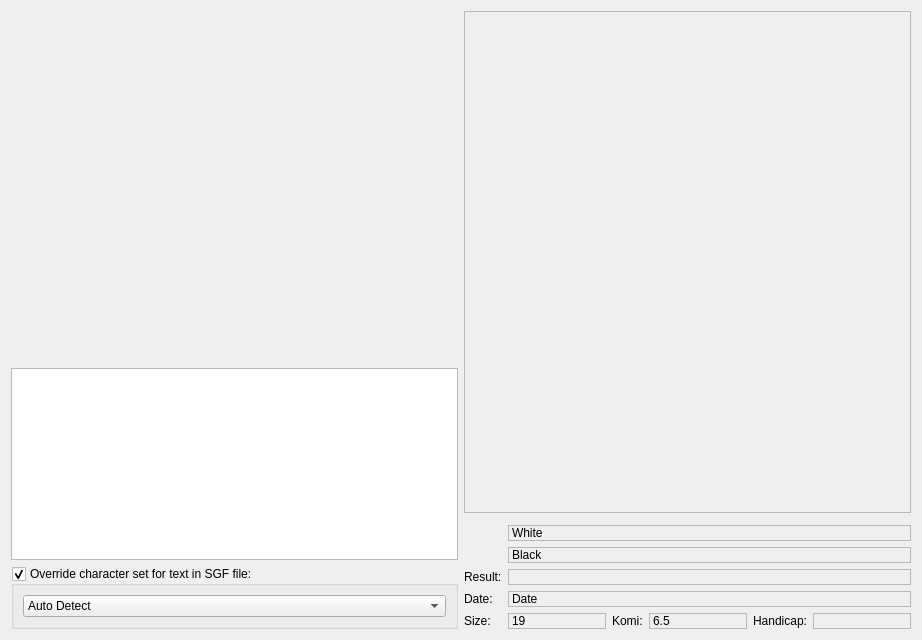
<?xml version="1.0" encoding="UTF-8"?>
<ui version="4.0">
 <class>SGFPreview</class>
 <widget class="QWidget" name="SGFPreview">
  <property name="geometry">
   <rect>
    <x>0</x>
    <y>0</y>
    <width>922</width>
    <height>640</height>
   </rect>
  </property>
  <property name="minimumSize">
   <size>
    <width>200</width>
    <height>0</height>
   </size>
  </property>
  <layout class="QGridLayout" name="gridLayout">
   <item row="3" column="1">
    <layout class="QGridLayout" name="gridLayout_2"/>
   </item>
   <item row="0" column="0" rowspan="4">
    <layout class="QVBoxLayout" name="verticalLayout" stretch="1,0,0">
     <item>
      <widget class="QWidget" name="dialogWidget" native="true"/>
     </item>
     <item>
      <widget class="QListWidget" name="archiveItemList"/>
     </item>
     <item>
      <widget class="QGroupBox" name="overwriteSGFEncoding">
       <property name="title">
        <string>Override character set for text in SGF file:</string>
       </property>
       <property name="checkable">
        <bool>true</bool>
       </property>
       <property name="checked">
        <bool>true</bool>
       </property>
       <layout class="QVBoxLayout" name="verticalLayout_2">
        <item>
         <widget class="QComboBox" name="encodingList">
          <item>
           <property name="text">
            <string>Auto Detect</string>
           </property>
          </item>
          <item>
           <property name="text">
            <string>UTF-8</string>
           </property>
          </item>
          <item>
           <property name="text">
            <string>GB18030</string>
           </property>
          </item>
          <item>
           <property name="text">
            <string>EUC-KR</string>
           </property>
          </item>
          <item>
           <property name="text">
            <string>EUC-JP</string>
           </property>
          </item>
          <item>
           <property name="text">
            <string>ISO-2022-JP</string>
           </property>
          </item>
          <item>
           <property name="text">
            <string>Shift-JIS</string>
           </property>
          </item>
          <item>
           <property name="text">
            <string>Big5</string>
           </property>
          </item>
         </widget>
        </item>
       </layout>
      </widget>
     </item>
    </layout>
   </item>
   <item row="0" column="1">
    <widget class="FigureView" name="boardView">
     <property name="enabled">
      <bool>false</bool>
     </property>
     <property name="minimumSize">
      <size>
       <width>250</width>
       <height>250</height>
      </size>
     </property>
    </widget>
   </item>
   <item row="2" column="1">
    <layout class="QGridLayout" name="gridLayout_3">
     <item row="4" column="4">
      <widget class="QLabel" name="label_20">
       <property name="text">
        <string>Handicap:</string>
       </property>
      </widget>
     </item>
     <item row="4" column="5">
      <widget class="QLabel" name="File_Handicap">
       <property name="sizePolicy">
        <sizepolicy hsizetype="Expanding" vsizetype="Preferred">
         <horstretch>0</horstretch>
         <verstretch>0</verstretch>
        </sizepolicy>
       </property>
       <property name="frameShape">
        <enum>QFrame::StyledPanel</enum>
       </property>
       <property name="text">
        <string/>
       </property>
      </widget>
     </item>
     <item row="3" column="0">
      <widget class="QLabel" name="label_14">
       <property name="text">
        <string>Date:</string>
       </property>
      </widget>
     </item>
     <item row="4" column="0">
      <widget class="QLabel" name="label_2">
       <property name="text">
        <string>Size:</string>
       </property>
      </widget>
     </item>
     <item row="4" column="3">
      <widget class="QLabel" name="File_Komi">
       <property name="sizePolicy">
        <sizepolicy hsizetype="Expanding" vsizetype="Preferred">
         <horstretch>0</horstretch>
         <verstretch>0</verstretch>
        </sizepolicy>
       </property>
       <property name="frameShape">
        <enum>QFrame::StyledPanel</enum>
       </property>
       <property name="text">
        <string>6.5</string>
       </property>
      </widget>
     </item>
     <item row="2" column="0">
      <widget class="QLabel" name="label">
       <property name="text">
        <string>Result:</string>
       </property>
      </widget>
     </item>
     <item row="4" column="1">
      <widget class="QLabel" name="File_Size">
       <property name="sizePolicy">
        <sizepolicy hsizetype="Expanding" vsizetype="Preferred">
         <horstretch>0</horstretch>
         <verstretch>0</verstretch>
        </sizepolicy>
       </property>
       <property name="frameShape">
        <enum>QFrame::StyledPanel</enum>
       </property>
       <property name="text">
        <string>19</string>
       </property>
      </widget>
     </item>
     <item row="4" column="2">
      <widget class="QLabel" name="label_19">
       <property name="text">
        <string>Komi:</string>
       </property>
      </widget>
     </item>
     <item row="1" column="1" colspan="5">
      <widget class="QLabel" name="File_BlackPlayer">
       <property name="frameShape">
        <enum>QFrame::StyledPanel</enum>
       </property>
       <property name="text">
        <string>Black</string>
       </property>
      </widget>
     </item>
     <item row="1" column="0">
      <widget class="QLabel" name="label_17">
       <property name="text">
        <string/>
       </property>
       <property name="pixmap">
        <pixmap resource="q4go.qrc">:/images/stone_b16.png</pixmap>
       </property>
      </widget>
     </item>
     <item row="0" column="1" colspan="5">
      <widget class="QLabel" name="File_WhitePlayer">
       <property name="frameShape">
        <enum>QFrame::StyledPanel</enum>
       </property>
       <property name="text">
        <string>White</string>
       </property>
      </widget>
     </item>
     <item row="0" column="0">
      <widget class="QLabel" name="label_16">
       <property name="text">
        <string/>
       </property>
       <property name="pixmap">
        <pixmap resource="q4go.qrc">:/images/stone_w16.png</pixmap>
       </property>
      </widget>
     </item>
     <item row="2" column="1" colspan="5">
      <widget class="QLabel" name="File_Result">
       <property name="sizePolicy">
        <sizepolicy hsizetype="Expanding" vsizetype="Preferred">
         <horstretch>0</horstretch>
         <verstretch>0</verstretch>
        </sizepolicy>
       </property>
       <property name="frameShape">
        <enum>QFrame::StyledPanel</enum>
       </property>
       <property name="text">
        <string/>
       </property>
      </widget>
     </item>
     <item row="3" column="1" colspan="5">
      <widget class="QLabel" name="File_Date">
       <property name="sizePolicy">
        <sizepolicy hsizetype="Expanding" vsizetype="Preferred">
         <horstretch>0</horstretch>
         <verstretch>0</verstretch>
        </sizepolicy>
       </property>
       <property name="frameShape">
        <enum>QFrame::StyledPanel</enum>
       </property>
       <property name="text">
        <string>Date</string>
       </property>
      </widget>
     </item>
    </layout>
   </item>
  </layout>
 </widget>
 <customwidgets>
  <customwidget>
   <class>FigureView</class>
   <extends>QGraphicsView</extends>
   <header>board.h</header>
  </customwidget>
 </customwidgets>
 <resources>
  <include location="q4go.qrc"/>
 </resources>
 <connections/>
</ui>
